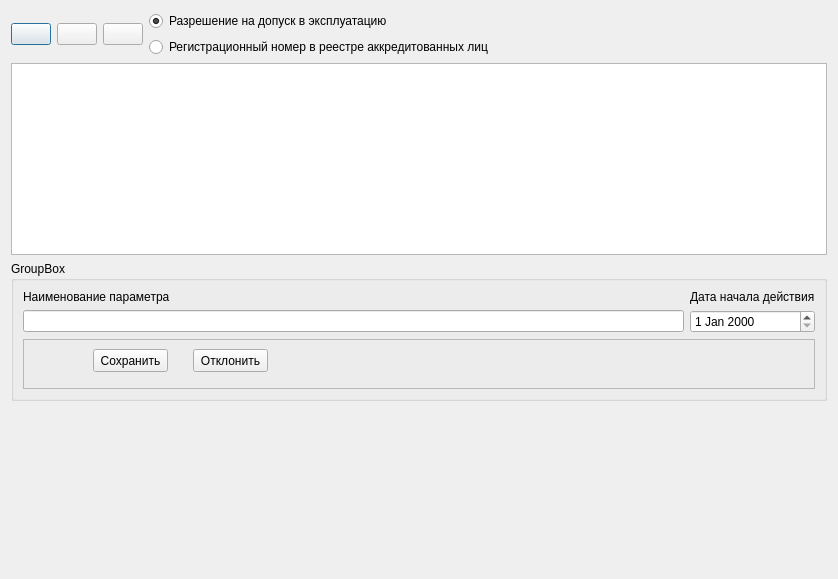
<?xml version="1.0" encoding="UTF-8"?>
<ui version="4.0">
 <class>Dialog</class>
 <widget class="QDialog" name="Dialog">
  <property name="geometry">
   <rect>
    <x>0</x>
    <y>0</y>
    <width>838</width>
    <height>579</height>
   </rect>
  </property>
  <property name="windowTitle">
   <string>Параметры для отчетов</string>
  </property>
  <layout class="QVBoxLayout" name="verticalLayout_3">
   <item>
    <layout class="QHBoxLayout" name="horizontalLayout">
     <item>
      <widget class="QPushButton" name="pushButton_3">
       <property name="toolTip">
        <string>Добавить</string>
       </property>
       <property name="text">
        <string/>
       </property>
       <property name="icon">
        <iconset>
         <normaloff>:/ico/ico/Play_Red_128.png</normaloff>:/ico/ico/Play_Red_128.png</iconset>
       </property>
       <property name="iconSize">
        <size>
         <width>24</width>
         <height>24</height>
        </size>
       </property>
      </widget>
     </item>
     <item>
      <widget class="QPushButton" name="pushButton_4">
       <property name="toolTip">
        <string>Изменить</string>
       </property>
       <property name="text">
        <string/>
       </property>
       <property name="icon">
        <iconset>
         <normaloff>../../Users/Александр/.designer/ElectroLab/trunk/electrolab/gui/ui/ico/pencil_32.png</normaloff>../../Users/Александр/.designer/ElectroLab/trunk/electrolab/gui/ui/ico/pencil_32.png</iconset>
       </property>
       <property name="iconSize">
        <size>
         <width>24</width>
         <height>24</height>
        </size>
       </property>
      </widget>
     </item>
     <item>
      <widget class="QPushButton" name="pushButton_5">
       <property name="toolTip">
        <string>Удалить</string>
       </property>
       <property name="text">
        <string/>
       </property>
       <property name="icon">
        <iconset>
         <normaloff>../../Users/Александр/.designer/ElectroLab/trunk/electrolab/gui/ui/ico/trash_32.png</normaloff>../../Users/Александр/.designer/ElectroLab/trunk/electrolab/gui/ui/ico/trash_32.png</iconset>
       </property>
       <property name="iconSize">
        <size>
         <width>24</width>
         <height>24</height>
        </size>
       </property>
      </widget>
     </item>
     <item>
      <layout class="QVBoxLayout" name="verticalLayout_2">
       <item>
        <widget class="QRadioButton" name="radioButton">
         <property name="text">
          <string>Разрешение на допуск в эксплуатацию</string>
         </property>
         <property name="checked">
          <bool>true</bool>
         </property>
        </widget>
       </item>
       <item>
        <widget class="QRadioButton" name="radioButton_2">
         <property name="text">
          <string>Регистрационный номер в реестре аккредитованных лиц </string>
         </property>
        </widget>
       </item>
      </layout>
     </item>
     <item>
      <spacer name="horizontalSpacer">
       <property name="orientation">
        <enum>Qt::Horizontal</enum>
       </property>
       <property name="sizeHint" stdset="0">
        <size>
         <width>40</width>
         <height>20</height>
        </size>
       </property>
      </spacer>
     </item>
    </layout>
   </item>
   <item>
    <widget class="QTableView" name="tableView"/>
   </item>
   <item>
    <widget class="QGroupBox" name="groupBox">
     <property name="title">
      <string>GroupBox</string>
     </property>
     <layout class="QVBoxLayout" name="verticalLayout">
      <item>
       <layout class="QGridLayout" name="gridLayout">
        <item row="0" column="1">
         <widget class="QLabel" name="label_2">
          <property name="text">
           <string>Дата начала действия</string>
          </property>
         </widget>
        </item>
        <item row="1" column="0">
         <widget class="QLineEdit" name="lineEdit">
          <property name="maxLength">
           <number>200</number>
          </property>
         </widget>
        </item>
        <item row="1" column="1">
         <widget class="QDateEdit" name="dateEdit"/>
        </item>
        <item row="0" column="0">
         <widget class="QLabel" name="label">
          <property name="text">
           <string>Наименование параметра</string>
          </property>
         </widget>
        </item>
        <item row="2" column="0" colspan="2">
         <widget class="QFrame" name="frame">
          <property name="minimumSize">
           <size>
            <width>0</width>
            <height>50</height>
           </size>
          </property>
          <property name="frameShape">
           <enum>QFrame::StyledPanel</enum>
          </property>
          <property name="frameShadow">
           <enum>QFrame::Raised</enum>
          </property>
          <widget class="QPushButton" name="pushButton">
           <property name="geometry">
            <rect>
             <x>70</x>
             <y>10</y>
             <width>75</width>
             <height>23</height>
            </rect>
           </property>
           <property name="sizePolicy">
            <sizepolicy hsizetype="Fixed" vsizetype="Fixed">
             <horstretch>0</horstretch>
             <verstretch>0</verstretch>
            </sizepolicy>
           </property>
           <property name="text">
            <string>Сохранить</string>
           </property>
          </widget>
          <widget class="QPushButton" name="pushButton_2">
           <property name="geometry">
            <rect>
             <x>170</x>
             <y>10</y>
             <width>75</width>
             <height>23</height>
            </rect>
           </property>
           <property name="sizePolicy">
            <sizepolicy hsizetype="Fixed" vsizetype="Fixed">
             <horstretch>0</horstretch>
             <verstretch>0</verstretch>
            </sizepolicy>
           </property>
           <property name="text">
            <string>Отклонить</string>
           </property>
          </widget>
         </widget>
        </item>
       </layout>
      </item>
     </layout>
    </widget>
   </item>
   <item>
    <spacer name="verticalSpacer">
     <property name="orientation">
      <enum>Qt::Vertical</enum>
     </property>
     <property name="sizeHint" stdset="0">
      <size>
       <width>20</width>
       <height>40</height>
      </size>
     </property>
    </spacer>
   </item>
  </layout>
 </widget>
 <resources/>
 <connections/>
</ui>
